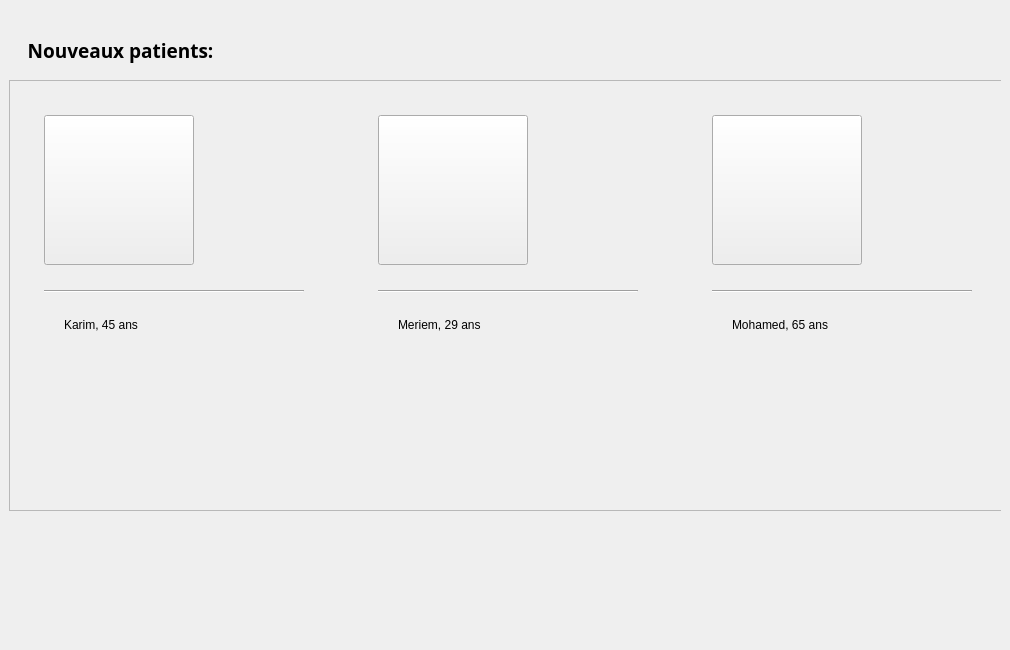
         <widget class="QWidget" name="homeTab">
          <property name="sizePolicy">
           <sizepolicy hsizetype="Expanding" vsizetype="Expanding">
            <horstretch>0</horstretch>
            <verstretch>0</verstretch>
           </sizepolicy>
          </property>
          <attribute name="title">
           <string>Acceuil</string>
          </attribute>
          <widget class="QWidget" name="mainFrame" native="true">
           <property name="geometry">
            <rect>
             <x>0</x>
             <y>0</y>
             <width>1001</width>
             <height>641</height>
            </rect>
           </property>
           <property name="sizePolicy">
            <sizepolicy hsizetype="Preferred" vsizetype="Expanding">
             <horstretch>0</horstretch>
             <verstretch>0</verstretch>
            </sizepolicy>
           </property>
           <widget class="QFrame" name="cardsFrame">
            <property name="geometry">
             <rect>
              <x>9</x>
              <y>80</y>
              <width>1000</width>
              <height>431</height>
             </rect>
            </property>
            <property name="minimumSize">
             <size>
              <width>1000</width>
              <height>0</height>
             </size>
            </property>
            <property name="maximumSize">
             <size>
              <width>1000</width>
              <height>16777215</height>
             </size>
            </property>
            <property name="frameShape">
             <enum>QFrame::StyledPanel</enum>
            </property>
            <property name="frameShadow">
             <enum>QFrame::Raised</enum>
            </property>
            <layout class="QHBoxLayout" name="horizontalLayout_7">
             <property name="spacing">
              <number>20</number>
             </property>
             <property name="leftMargin">
              <number>0</number>
             </property>
             <property name="topMargin">
              <number>0</number>
             </property>
             <property name="rightMargin">
              <number>0</number>
             </property>
             <property name="bottomMargin">
              <number>0</number>
             </property>
             <item>
              <widget class="QWidget" name="card3" native="true">
               <property name="minimumSize">
                <size>
                 <width>300</width>
                 <height>400</height>
                </size>
               </property>
               <property name="maximumSize">
                <size>
                 <width>300</width>
                 <height>400</height>
                </size>
               </property>
               <property name="cursor">
                <cursorShape>ArrowCursor</cursorShape>
               </property>
               <widget class="QLabel" name="label_9">
                <property name="geometry">
                 <rect>
                  <x>180</x>
                  <y>50</y>
                  <width>100</width>
                  <height>100</height>
                 </rect>
                </property>
                <property name="minimumSize">
                 <size>
                  <width>100</width>
                  <height>100</height>
                 </size>
                </property>
                <property name="maximumSize">
                 <size>
                  <width>100</width>
                  <height>100</height>
                 </size>
                </property>
                <property name="text">
                 <string/>
                </property>
                <property name="pixmap">
                 <pixmap resource="../resource.qrc">:/icons/icons/others/preferences.png</pixmap>
                </property>
                <property name="scaledContents">
                 <bool>true</bool>
                </property>
               </widget>
               <widget class="Line" name="line">
                <property name="geometry">
                 <rect>
                  <x>20</x>
                  <y>195</y>
                  <width>260</width>
                  <height>2</height>
                 </rect>
                </property>
                <property name="minimumSize">
                 <size>
                  <width>260</width>
                  <height>2</height>
                 </size>
                </property>
                <property name="maximumSize">
                 <size>
                  <width>260</width>
                  <height>2</height>
                 </size>
                </property>
                <property name="orientation">
                 <enum>Qt::Horizontal</enum>
                </property>
               </widget>
               <widget class="QLabel" name="label_12">
                <property name="geometry">
                 <rect>
                  <x>40</x>
                  <y>220</y>
                  <width>220</width>
                  <height>19</height>
                 </rect>
                </property>
                <property name="minimumSize">
                 <size>
                  <width>220</width>
                  <height>0</height>
                 </size>
                </property>
                <property name="maximumSize">
                 <size>
                  <width>220</width>
                  <height>16777215</height>
                 </size>
                </property>
                <property name="text">
                 <string>Karim, 45 ans</string>
                </property>
               </widget>
               <widget class="QPushButton" name="card3Img">
                <property name="geometry">
                 <rect>
                  <x>20</x>
                  <y>20</y>
                  <width>150</width>
                  <height>150</height>
                 </rect>
                </property>
                <property name="sizePolicy">
                 <sizepolicy hsizetype="Preferred" vsizetype="Preferred">
                  <horstretch>0</horstretch>
                  <verstretch>0</verstretch>
                 </sizepolicy>
                </property>
                <property name="minimumSize">
                 <size>
                  <width>150</width>
                  <height>150</height>
                 </size>
                </property>
                <property name="text">
                 <string/>
                </property>
                <property name="icon">
                 <iconset resource="../resource.qrc">
                  <normaloff>:/users/images/users/man (1).png</normaloff>:/users/images/users/man (1).png</iconset>
                </property>
                <property name="iconSize">
                 <size>
                  <width>150</width>
                  <height>150</height>
                 </size>
                </property>
               </widget>
              </widget>
             </item>
             <item>
              <widget class="QWidget" name="card2" native="true">
               <property name="minimumSize">
                <size>
                 <width>300</width>
                 <height>400</height>
                </size>
               </property>
               <property name="maximumSize">
                <size>
                 <width>300</width>
                 <height>400</height>
                </size>
               </property>
               <property name="cursor">
                <cursorShape>ArrowCursor</cursorShape>
               </property>
               <widget class="QLabel" name="label_10">
                <property name="geometry">
                 <rect>
                  <x>180</x>
                  <y>50</y>
                  <width>100</width>
                  <height>100</height>
                 </rect>
                </property>
                <property name="sizePolicy">
                 <sizepolicy hsizetype="Preferred" vsizetype="Preferred">
                  <horstretch>0</horstretch>
                  <verstretch>0</verstretch>
                 </sizepolicy>
                </property>
                <property name="minimumSize">
                 <size>
                  <width>100</width>
                  <height>100</height>
                 </size>
                </property>
                <property name="maximumSize">
                 <size>
                  <width>100</width>
                  <height>100</height>
                 </size>
                </property>
                <property name="text">
                 <string/>
                </property>
                <property name="pixmap">
                 <pixmap resource="../resource.qrc">:/icons/icons/others/sign_warning_harmful.png</pixmap>
                </property>
                <property name="scaledContents">
                 <bool>true</bool>
                </property>
               </widget>
               <widget class="Line" name="line_2">
                <property name="geometry">
                 <rect>
                  <x>20</x>
                  <y>195</y>
                  <width>260</width>
                  <height>2</height>
                 </rect>
                </property>
                <property name="minimumSize">
                 <size>
                  <width>260</width>
                  <height>2</height>
                 </size>
                </property>
                <property name="maximumSize">
                 <size>
                  <width>260</width>
                  <height>2</height>
                 </size>
                </property>
                <property name="orientation">
                 <enum>Qt::Horizontal</enum>
                </property>
               </widget>
               <widget class="QLabel" name="label_13">
                <property name="geometry">
                 <rect>
                  <x>40</x>
                  <y>220</y>
                  <width>220</width>
                  <height>19</height>
                 </rect>
                </property>
                <property name="minimumSize">
                 <size>
                  <width>220</width>
                  <height>0</height>
                 </size>
                </property>
                <property name="maximumSize">
                 <size>
                  <width>220</width>
                  <height>16777215</height>
                 </size>
                </property>
                <property name="text">
                 <string>Meriem, 29 ans</string>
                </property>
               </widget>
               <widget class="QPushButton" name="card2Img">
                <property name="geometry">
                 <rect>
                  <x>20</x>
                  <y>20</y>
                  <width>150</width>
                  <height>150</height>
                 </rect>
                </property>
                <property name="sizePolicy">
                 <sizepolicy hsizetype="Preferred" vsizetype="Preferred">
                  <horstretch>0</horstretch>
                  <verstretch>0</verstretch>
                 </sizepolicy>
                </property>
                <property name="minimumSize">
                 <size>
                  <width>150</width>
                  <height>150</height>
                 </size>
                </property>
                <property name="text">
                 <string/>
                </property>
                <property name="icon">
                 <iconset resource="../resource.qrc">
                  <normaloff>:/users/images/users/woman.png</normaloff>:/users/images/users/woman.png</iconset>
                </property>
                <property name="iconSize">
                 <size>
                  <width>150</width>
                  <height>150</height>
                 </size>
                </property>
               </widget>
              </widget>
             </item>
             <item>
              <widget class="QWidget" name="card1" native="true">
               <property name="minimumSize">
                <size>
                 <width>300</width>
                 <height>400</height>
                </size>
               </property>
               <property name="maximumSize">
                <size>
                 <width>300</width>
                 <height>400</height>
                </size>
               </property>
               <property name="cursor">
                <cursorShape>ArrowCursor</cursorShape>
               </property>
               <widget class="QLabel" name="label_11">
                <property name="geometry">
                 <rect>
                  <x>180</x>
                  <y>50</y>
                  <width>100</width>
                  <height>100</height>
                 </rect>
                </property>
                <property name="minimumSize">
                 <size>
                  <width>100</width>
                  <height>100</height>
                 </size>
                </property>
                <property name="maximumSize">
                 <size>
                  <width>100</width>
                  <height>100</height>
                 </size>
                </property>
                <property name="text">
                 <string/>
                </property>
                <property name="pixmap">
                 <pixmap resource="../resource.qrc">:/icons/icons/others/preferences.png</pixmap>
                </property>
                <property name="scaledContents">
                 <bool>true</bool>
                </property>
               </widget>
               <widget class="Line" name="line_3">
                <property name="geometry">
                 <rect>
                  <x>20</x>
                  <y>195</y>
                  <width>260</width>
                  <height>2</height>
                 </rect>
                </property>
                <property name="minimumSize">
                 <size>
                  <width>260</width>
                  <height>2</height>
                 </size>
                </property>
                <property name="maximumSize">
                 <size>
                  <width>260</width>
                  <height>2</height>
                 </size>
                </property>
                <property name="orientation">
                 <enum>Qt::Horizontal</enum>
                </property>
               </widget>
               <widget class="QLabel" name="label_14">
                <property name="geometry">
                 <rect>
                  <x>40</x>
                  <y>220</y>
                  <width>220</width>
                  <height>19</height>
                 </rect>
                </property>
                <property name="minimumSize">
                 <size>
                  <width>220</width>
                  <height>0</height>
                 </size>
                </property>
                <property name="maximumSize">
                 <size>
                  <width>220</width>
                  <height>16777215</height>
                 </size>
                </property>
                <property name="text">
                 <string>Mohamed, 65 ans</string>
                </property>
               </widget>
               <widget class="QPushButton" name="card1Img">
                <property name="geometry">
                 <rect>
                  <x>20</x>
                  <y>20</y>
                  <width>150</width>
                  <height>150</height>
                 </rect>
                </property>
                <property name="sizePolicy">
                 <sizepolicy hsizetype="Preferred" vsizetype="Preferred">
                  <horstretch>0</horstretch>
                  <verstretch>0</verstretch>
                 </sizepolicy>
                </property>
                <property name="minimumSize">
                 <size>
                  <width>150</width>
                  <height>150</height>
                 </size>
                </property>
                <property name="text">
                 <string/>
                </property>
                <property name="icon">
                 <iconset resource="../resource.qrc">
                  <normaloff>:/users/images/users/old-man.png</normaloff>:/users/images/users/old-man.png</iconset>
                </property>
                <property name="iconSize">
                 <size>
                  <width>150</width>
                  <height>150</height>
                 </size>
                </property>
               </widget>
              </widget>
             </item>
            </layout>
           </widget>
           <widget class="QLabel" name="spaceLbl_2">
            <property name="geometry">
             <rect>
              <x>20</x>
              <y>20</y>
              <width>201</width>
              <height>61</height>
             </rect>
            </property>
            <property name="font">
             <font>
              <family>Noto Sans</family>
              <pointsize>14</pointsize>
              <weight>75</weight>
              <bold>true</bold>
             </font>
            </property>
            <property name="text">
             <string>Nouveaux patients:</string>
            </property>
            <property name="alignment">
             <set>Qt::AlignCenter</set>
            </property>
           </widget>
          </widget>
         </widget>
